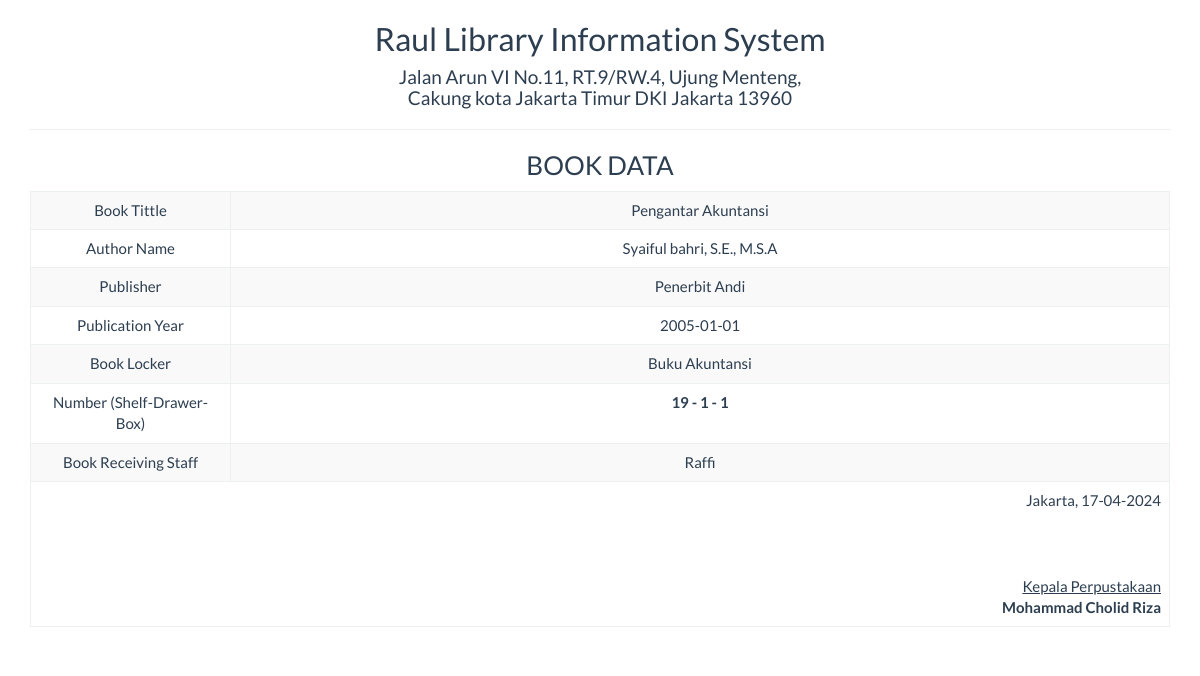
Page /report/buku_satu.php?id=20 on the committed database.
### tables this page shows
CREATE TABLE IF NOT EXISTS `buku` (
  `id` int(5) NOT NULL AUTO_INCREMENT,
  `loker_buku` varchar(25) NOT NULL,
  `no_rak` int(5) NOT NULL,
  `no_laci` int(5) NOT NULL,
  `no_boks` int(5) NOT NULL,
  `judul_buku` varchar(100) NOT NULL,
  `nama_pengarang` varchar(100) NOT NULL,
  `tahun_terbit` date NOT NULL,
  `penerima` varchar(50) NOT NULL,
  `penerbit` varchar(50) NOT NULL,
  `status` varchar(25) NOT NULL,
  `keterangan` varchar(100) NOT NULL,
  PRIMARY KEY (`id`)
);

### report/buku_satu.php (the view, shortened to what this page needs)
<!DOCTYPE html>
<html>
    <head>
        <link href="../Assets/css/bootstrap.min.css" rel="stylesheet" type="text/css"/>
    </head>
    <body onload="print()">
        <?php
        include '../config/koneksi.php';
        $sql = "SELECT * FROM buku WHERE id='" . $_GET ['id'] . "'";
        $query = mysqli_query($koneksi, $sql) or die("SQL Detail error");
        $data = mysqli_fetch_array($query);
        ?>
        <div class="container">
            <div class='row'>
                <div class="col-sm-12">
                    <div class="text-center">
                        <h2>Raul Library Information System </h2>
                        <h4>Jalan Arun VI No.11, RT.9/RW.4, Ujung Menteng, <br> Cakung kota Jakarta Timur DKI Jakarta 13960</h4>
                        <hr>
                        <h3>BOOK DATA</h3>
                        <table class="table table-bordered table-striped table-hover">
                            <tbody>
								<tr>
                                    <td>Book Tittle</td> <td><?= $data['judul_buku'] ?></td>
                                </tr>
                                <tr>
                                    <td width="200">Author Name</td> <td><?= $data['nama_pengarang'] ?></td>
                                <tr>
                                    <td>Publisher</td> <td><?= $data['penerbit'] ?></td>
                                </tr>
                                 <tr>
                                    <td>Publication Year</td> <td><?= $data['tahun_terbit'] ?></td>
                                </tr>
                                 <tr>
                                    <td>Book Locker</td> <td><?= $data['loker_buku'] ?></td>
                                </tr>
                                <tr>
                                    <td>Number (Shelf-Drawer-Box)</td> <td><strong><?= $data['no_rak'] ?> - <?= $data['no_laci'] ?> - <?= $data['no_boks'] ?></strong></td>
                                </tr>
								<tr>
                                    <td>Book Receiving Staff</td> <td><?= $data['penerima'] ?></td>
                                </tr>
                            </tbody>
                            <tfoot>
                                <tr>
                                    <td colspan="2" class="text-right">
                                        Jakarta,  <?= date("17-04-2024") ?>
                                        <br><br><br><br>
                                        <u>Kepala Perpustakaan<strong></u><br>
                                        Mohammad Cholid Riza
									</td>
								</tr>
							</tfoot>
                        </table>
                    </div>
                </div>
            </div>
    </body>
</html>

### rows in the picture
buku: judul_buku "Pengantar Akuntansi", nama_pengarang "Syaiful bahri, S.E., M.S.A", penerbit "Penerbit Andi", tahun_terbit "2005-01-01", loker_buku "Buku Akuntansi", no_rak "19", no_laci "1", no_boks "1", penerima "Raffi"
